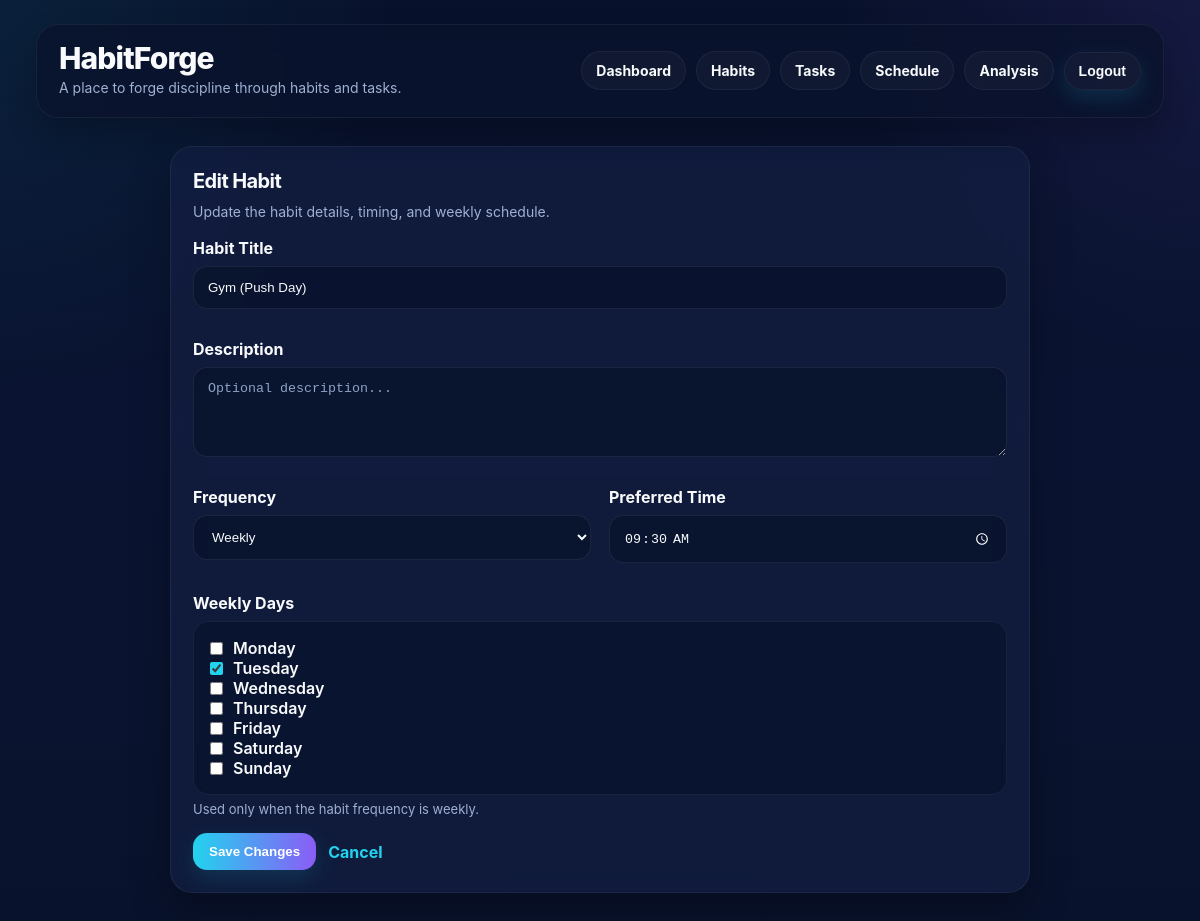
The page /habits/4/edit/ (signed in) on the database its author committed.
### habits/models.py (models this page shows, shortened)
class Habit(models.Model):
    FREQUENCY_CHOICES = [
        ('daily', 'Daily'),
        ('weekly', 'Weekly'),
    ]
    owner = models.ForeignKey(
        settings.AUTH_USER_MODEL,
        on_delete=models.CASCADE,
        related_name='habits'
    )
    title = models.CharField(max_length=200)
    description = models.TextField(blank=True)
    frequency = models.CharField(max_length=20, choices=FREQUENCY_CHOICES, default='daily')
    preferred_time = models.TimeField(null=True, blank=True)
    weekly_days = models.CharField(max_length=20, blank=True)
    is_active = models.BooleanField(default=True)
    created_at = models.DateTimeField(auto_now_add=True)

### habits/views.py (the view)
# urls.py: path('<int:habit_id>/edit/', views.edit_habit, name='edit_habit'),
@login_required
def edit_habit(request, habit_id):
    habit = get_object_or_404(Habit, id=habit_id, owner=request.user)
    if request.method == 'POST':
        form = HabitForm(request.POST, instance=habit)
        if form.is_valid():
            form.save()
            messages.success(request, f'Habit "{habit.title}" updated.')
            return redirect('habit_list')
    else:
        form = HabitForm(instance=habit)
    return render(request, 'habits/edit_habit.html', {
        'form': form,
        'habit': habit,
    })

### habits/forms.py (shortened to what this page needs)
class HabitForm(forms.ModelForm):
    WEEKDAY_CHOICES = [
        ('0', 'Monday'),
        ('1', 'Tuesday'),
        ('2', 'Wednesday'),
        ('3', 'Thursday'),
        ('4', 'Friday'),
        ('5', 'Saturday'),
        ('6', 'Sunday'),
    ]
    weekly_days = forms.MultipleChoiceField(
        choices=WEEKDAY_CHOICES,
        required=False,
        widget=forms.CheckboxSelectMultiple
    )
    class Meta:
        model = Habit
        fields = ['title', 'description', 'frequency', 'preferred_time', 'weekly_days']
        widgets = {
            'title': forms.TextInput(attrs={
                'placeholder': 'Habit title...',
            }),
            'description': forms.Textarea(attrs={
                'rows': 2,
                'placeholder': 'Optional description...',
            }),
            'frequency': forms.Select(),
            'preferred_time': forms.TimeInput(attrs={
                'type': 'time',
            }),
        }
    def __init__(self, *args, **kwargs):
        super().__init__(*args, **kwargs)
        if self.instance and self.instance.pk and self.instance.weekly_days:
            self.initial['weekly_days'] = self.instance.weekly_days.split(',')

### templates/habits/edit_habit.html (shortened to what this page needs)
{% extends 'base.html' %}
{% block content %}
<div class="page-card form-shell">
    <h2>Edit Habit</h2>
    <p class="section-subtext">Update the habit details, timing, and weekly schedule.</p>
    <form method="post">
        <div class="form-grid">
            <div class="form-group full">
                <label for="{{ form.title.id_for_label }}">Habit Title</label>
                {{ form.title }}
            </div>
            <div class="form-group full">
                <label for="{{ form.description.id_for_label }}">Description</label>
                {{ form.description }}
            </div>
            <div class="form-group">
                <label for="{{ form.frequency.id_for_label }}">Frequency</label>
                {{ form.frequency }}
            </div>
            <div class="form-group">
                <label for="{{ form.preferred_time.id_for_label }}">Preferred Time</label>
                {{ form.preferred_time }}
            </div>
            <div class="form-group full">
                <label>Weekly Days</label>
                <div class="checkbox-panel">
                    {{ form.weekly_days }}
                </div>
                <div class="form-note">Used only when the habit frequency is weekly.</div>
            </div>
        </div>
        <div class="form-actions">
            <button type="submit">Save Changes</button>
            <a href="{% url 'habit_list' %}" class="link-btn">Cancel</a>
        </div>
    </form>
</div>
{% endblock %}

### templates/base.html (style rules this page uses)
:root { --bg-main: #071029; --bg-secondary: #0b1736; --card-bg: rgba(18, 30, 64, 0.78); --card-border: rgba(255, 255, 255, 0.06); --text-main: #f8fafc; --text-soft: #9fb0d3; --accent: #22d3ee; --accent-2: #8b5cf6; --success: #22c55e; --danger: #ef4444; --warning: #f59e0b; --shadow: 0 18px 40px rgba(0, 0, 0, 0.28); --radius-lg: 22px; --radius-md: 14px; --radius-sm: 10px; }
* { box-sizing: border-box; }
html { scroll-behavior: smooth; }
body { margin: 0; color: var(--text-main); font-family: Inter, Arial, sans-serif; background: radial-gradient(circle at top left, rgba(34, 211, 238, 0.08), transparent 26%), radial-gradient(circle at top right, rgba(139, 92, 246, 0.10), transparent 24%), linear-gradient(180deg, #08112b 0%, #0a1432 45%, #09122c 100%); min-height: 100vh; animation: fadeInBody 0.25s ease; }
.card, .page-card { background: var(--card-bg); border: 1px solid var(--card-border); border-radius: var(--radius-lg); backdrop-filter: blur(14px); box-shadow: var(--shadow); padding: 22px; transition: transform 0.18s ease, box-shadow 0.18s ease, border-color 0.18s ease; }
h1, h2, h3, h4 { margin: 0 0 8px 0; letter-spacing: -0.03em; }
h2 { font-size: 20px; }
p { margin: 0; line-height: 1.55; }
.section-subtext { color: var(--text-soft); margin-top: 4px; margin-bottom: 16px; font-size: 14px; }
form { margin: 0; }
label { display: block; margin-bottom: 8px; font-weight: 700; color: var(--text-main); }
input, textarea, select { width: 100%; background: rgba(8, 18, 44, 0.78); color: var(--text-main); border: 1px solid rgba(255, 255, 255, 0.08); border-radius: 14px; padding: 13px 14px; margin-bottom: 12px; outline: none; transition: border-color 0.15s ease, box-shadow 0.15s ease, transform 0.15s ease; }
input[type="date"], input[type="time"] { color-scheme: dark; min-height: 48px; }
input::placeholder, textarea::placeholder { color: #8fa3c7; opacity: 1; }
select { cursor: pointer; }
textarea { resize: vertical; min-height: 90px; }
button { appearance: none; border: none; border-radius: 14px; padding: 11px 16px; font-weight: 800; color: white; background: linear-gradient(90deg, var(--accent), var(--accent-2)); cursor: pointer; transition: transform 0.16s ease, opacity 0.16s ease, box-shadow 0.16s ease; box-shadow: 0 8px 22px rgba(34, 211, 238, 0.15); }
.link-btn { color: var(--accent); font-weight: 700; text-decoration: none; }

### templates/habits/edit_habit.html (style rules this page uses)
.form-shell { max-width: 860px; margin: 0 auto; }
.form-grid { display: grid; grid-template-columns: 1fr 1fr; gap: 18px; }
.form-group { display: flex; flex-direction: column; }
.form-group.full { grid-column: 1 / -1; }
.form-note { margin-top: 6px; color: var(--text-soft); font-size: 13px; }
.checkbox-panel { background: rgba(8, 18, 44, 0.72); border: 1px solid rgba(255,255,255,0.06); border-radius: 16px; padding: 16px; }
.checkbox-panel label { display: flex; align-items: center; gap: 10px; font-weight: 600; margin: 0; }
.checkbox-panel input[type="checkbox"] { width: auto; margin: 0; accent-color: #22d3ee; }
.form-actions { display: flex; gap: 12px; align-items: center; margin-top: 16px; flex-wrap: wrap; }

### rows shown on the page
Habit: title "Gym (Push Day)", frequency "Weekly", preferred_time "09:30:00", weekly_days "☐ ☑ ☐ ☐ ☐ ☐ ☐"
